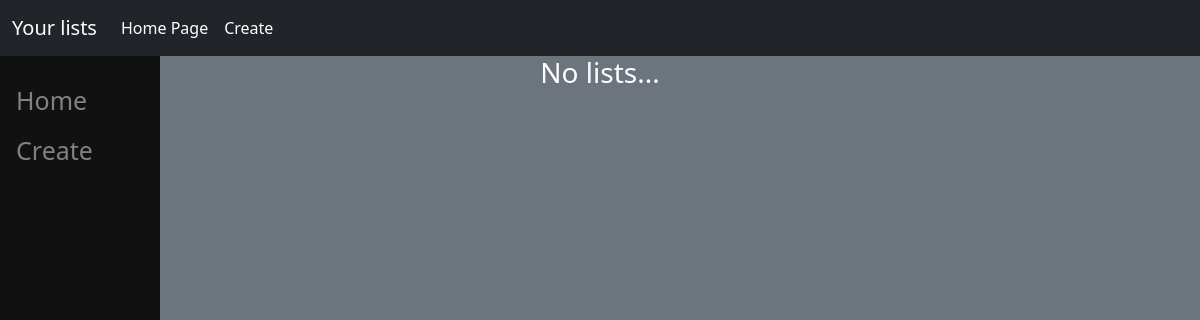
/, run on an earlier commit of the app's database.
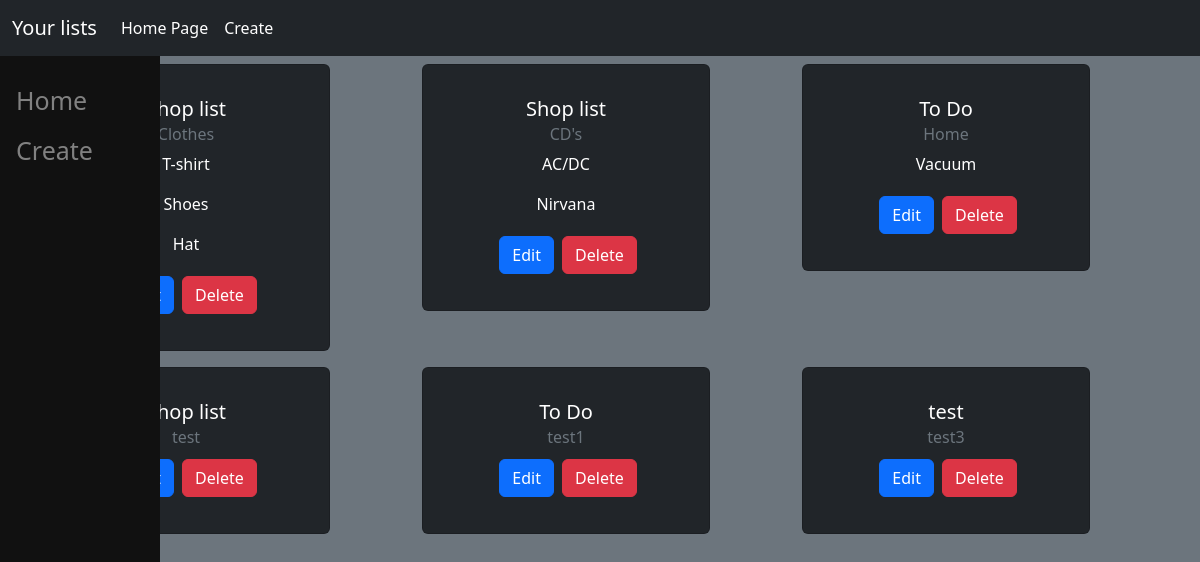
And on a later commit of the database.
### lists/models.py (models this page shows, shortened)
class List(models.Model):
    category = models.ForeignKey(Category, on_delete=models.SET_NULL, null=True, blank=True)
    name = models.CharField(max_length=50, null=False)

class Category(models.Model):
    name = models.CharField(max_length=50, null=False, blank=False)

class Item(models.Model):
    lists = models.ForeignKey(List, on_delete=models.SET_NULL, null=True, blank=True)
    name = models.CharField(max_length=100, null=False)
    complete = models.BooleanField()
    def __str__(self):
        return self.name

### lists/views.py (the view)
# urls.py: path("", views.lists, name="lists"),
def lists(request):
    category = request.GET.get('category')
    if category is None:
        all_lists = List.objects.all()
    else:
        all_lists = List.objects.filter(category__name=category)
    categories = Category.objects.all()
    context = {"categories": categories, "all_lists": all_lists}
    return render(request, "lists/home.html", context)

### lists/templates/lists/home.html (shortened to what this page needs)
<!DOCTYPE html>
<html lang="en">
<head>
    <link href="https://cdn.jsdelivr.net/npm/bootstrap@5.2.3/dist/css/bootstrap.min.css" rel="stylesheet"
>
</head>
<body class="mb-2 bg-secondary text-white">
    <nav class="navbar navbar-expand navbar-dark bg-dark ">
        <div class="container-fluid">
            <a class="navbar-brand" href="#">Your lists</a>
        <div class="collapse navbar-collapse" id="navbarText">
        <ul class="navbar-nav me-auto mb-2 mb-lg-0">
            <li class="nav-item">
                <a class="nav-link active" href="{% url 'lists' %}">Home Page</a>
            </li>
            <li class="nav-item">
                <a class="nav-link active" href="{% url 'create' %}">Create</a>
            </li>
        </ul>
        </div>
        </div>
    </nav>
    <div class="sidenav">
        <a href="{% url 'lists' %}">Home</a>
        <a href="{% url 'create' %}">Create</a>
    </div>
    <div class="container text-center">
        <div class="row">
            {% for list in all_lists %}
                <div class="col-md-4">
                    <div class="card my-2 text-bg-dark p-3" style="width: 18rem;">
                        <div class="card-body">
                            <h5 class="card-title">{{list.category.name}}</h5>
                                <h6 class="card-subtitle mb-2 text-muted">{{list.name}}</h6>
                                    {% for item in list.item_set.all %}
                                        <p class="card-text m_title" >{{item}}</p>
                                    {% endfor %}
                            <a href="{% url 'view' list.id %}" class="btn btn-primary m-1">Edit</a>
                            <button type="button" class="btn btn-danger">Delete</button>
                        </div>
                    </div>
                </div>
                    {% empty %}
                    <h3>No lists...</h3>
                    {% endfor %}
         </div>
        </div>
</body>
</html>

### lists/templates/lists/home.html (style rules this page uses)
.sidenav { height: 100%; width: 160px; position: fixed; z-index:1; top:20; left:0; background-color:#111; overflow-x: :hidden; padding-top:20px; }
.sidenav a { padding:6px 8px 6px 16px; text-decoration: none; font-size:25px; color: #818181; display:block; }
.m_title:first-letter { text-transform: uppercase }

What changed in the data, as far as the page shows it:
added List: category.name "Shop list", name "Clothes"
added Item: name "t-shirt", shown under "Shop list"
added Item: name "shoes", shown under "Shop list"
added Item: name "hat", shown under "Shop list"
added List: category.name "Shop list", name "CD's"
added Item: name "AC/DC", shown under "Shop list"
added Item: name "Nirvana", shown under "Shop list"
added List: category.name "To Do", name "Home"
added Item: name "Vacuum", shown under "To Do"
added List: category.name "Shop list", name "test"
added List: category.name "To Do", name "test1"
added List: category.name "test", name "test3"
Also different on the page:
text no longer shown: "No lists..."
